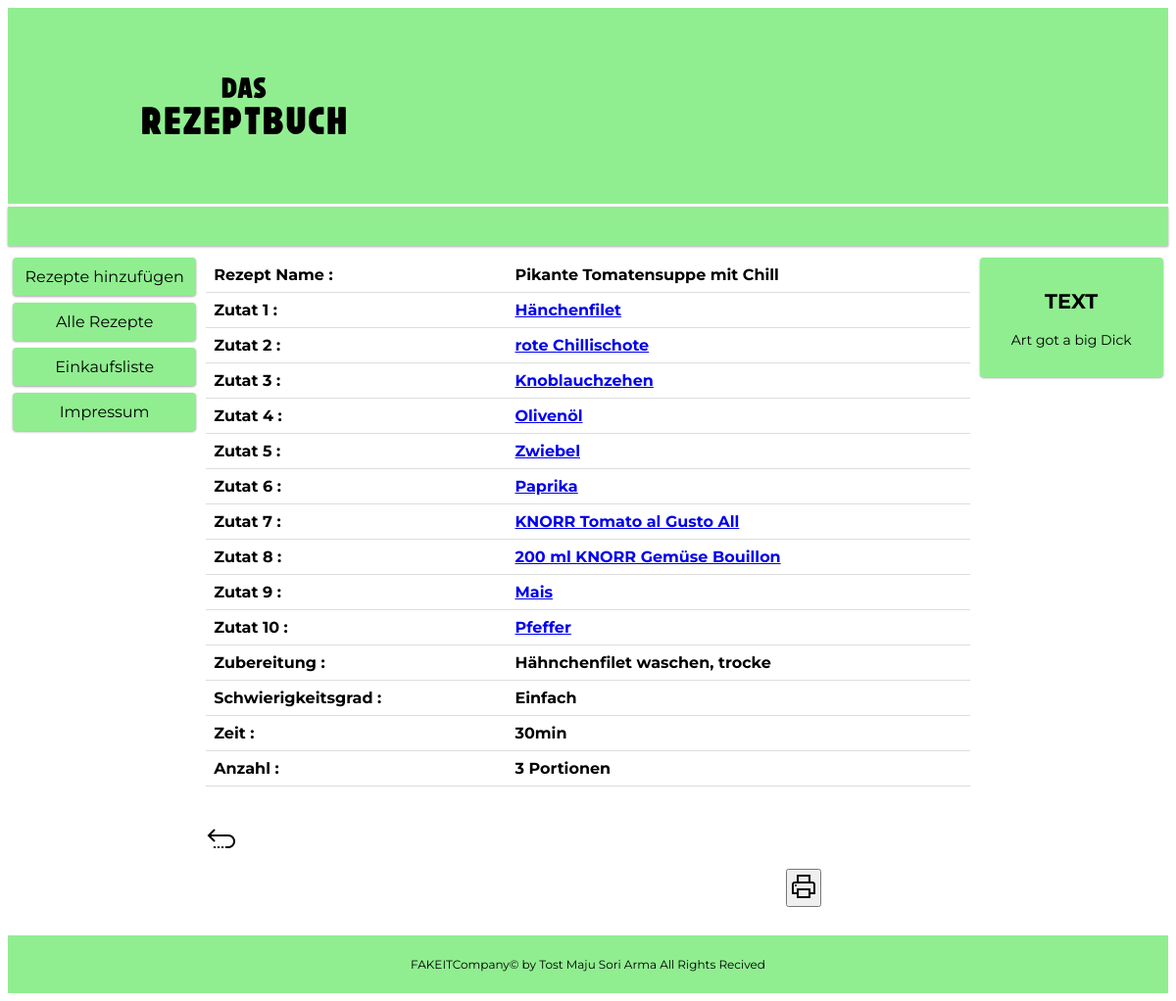
Screenshot of /includes/view.php?id=43 with the database file from the repository.
### tables this page shows
CREATE TABLE `rezepte` (
  `ID` int(11) NOT NULL,
  `namerecipe` varchar(30) NOT NULL,
  `ingredient1` varchar(30) NOT NULL,
  `ingredient2` varchar(30) NOT NULL,
  `ingredient3` varchar(30) NOT NULL,
  `ingredient4` varchar(30) NOT NULL,
  `ingredient5` varchar(30) NOT NULL,
  `ingredient6` varchar(30) NOT NULL,
  `ingredient7` varchar(30) NOT NULL,
  `ingredient8` varchar(30) NOT NULL,
  `ingredient9` varchar(30) NOT NULL,
  `ingredient10` varchar(30) NOT NULL,
  `preparation` varchar(1000) DEFAULT NULL,
  `cathegory1` varchar(30) NOT NULL,
  `cathegory2` varchar(30) NOT NULL,
  `cathegory3` varchar(30) NOT NULL,
  `difficulty` varchar(30) NOT NULL,
  `time` varchar(30) NOT NULL,
  `amount` varchar(30) NOT NULL,
  `source` varchar(30) NOT NULL
);

### includes/view.php (the view, shortened to what this page needs)
<!DOCTYPE html>
<html lang="de">
<head>
    <link rel="stylesheet" type="text/css" href="../style/style.css" />
</head>
<body>
    <div class="header">
        <a href="../index.php"><img src="../images/rezeptbuch_logo-01.svg"></a>
    </div>
    <div class="row">
        <div class=" side_sb col-12 col-s-9">
        </div>
    </div>
    <div class="row">
        <div class="col-2 col-s-3 menu">
            <ul>
            <li onclick="location.href='../Rezeptform.php'">
                <a>Rezepte hinzufügen</a>
            </li>
            <li onclick="location.href='../Alle_Rezepte.php'">
                <a>Alle Rezepte</a>
            </li>
            <li onclick="location.href='../Einkaufsliste.php'">
                <a>Einkaufsliste</a>
            </li>
            <li onclick="location.href='../Impressum.php'">
                <a>Impressum</a>
            </li>
        </ul>
        </div>
        <div class="row col-8 col-s-12" id="printablediv">
        <?php
                $pdo = new PDO('mysql:host=localhost;dbname=rezeptbuch', 'root', '');
                $id = $_GET['id'];
                echo "<table>";
                $sql = "SELECT * FROM rezepte WHERE id =".$id ."";
                    foreach ($pdo->query($sql) as $row) {
                    echo  "<tr><th>Rezept Name : </th><th>" . $row['namerecipe'] ."</th></tr>";
                    echo  "<tr><th>Zutat 1 : </th><th><a href='./ek.php?ingredient=". $row['ingredient1'] ."&id=$id'>" . $row['ingredient1'] ."</th></tr>";
                    echo  "<tr><th>Zutat 2 : </th><th><a href='./ek.php?ingredient=". $row['ingredient2'] ."&id=$id'>" . $row['ingredient2'] ."</th></tr>";
                    echo  "<tr><th>Zutat 3 : </th><th><a href='./ek.php?ingredient=". $row['ingredient3'] ."&id=$id'>" . $row['ingredient3'] ."</th></tr>";
                    echo  "<tr><th>Zutat 4 : </th><th><a href='./ek.php?ingredient=". $row['ingredient4'] ."&id=$id'>" . $row['ingredient4'] ."</th></tr>";
                    echo  "<tr><th>Zutat 5 : </th><th><a href='./ek.php?ingredient=". $row['ingredient5'] ."&id=$id'>" . $row['ingredient5'] ."</th></tr>";
                    echo  "<tr><th>Zutat 6 : </th><th><a href='./ek.php?ingredient=". $row['ingredient6'] ."&id=$id'>" . $row['ingredient6'] ."</th></tr>";
                    echo  "<tr><th>Zutat 7 : </th><th><a href='./ek.php?ingredient=". $row['ingredient7'] ."&id=$id'>" . $row['ingredient7'] ."</th></tr>";
                    echo  "<tr><th>Zutat 8 : </th><th><a href='./ek.php?ingredient=". $row['ingredient8'] ."&id=$id'>" . $row['ingredient8'] ."</th></tr>";
                    echo  "<tr><th>Zutat 9 : </th><th><a href='./ek.php?ingredient=". $row['ingredient9'] ."&id=$id'>" . $row['ingredient9'] ."</th></tr>";
                    echo  "<tr><th>Zutat 10 : </th><th><a href='./ek.php?ingredient=". $row['ingredient10'] ."&id=$id'>" . $row['ingredient10'] ."</th></tr>";
                    echo  "<tr><th>Zubereitung : </th><th>" . $row['preparation'] ."</th></tr>";
                    echo  "<tr><th>Schwierigkeitsgrad : </th><th>" . $row['difficulty'] ."</th></tr>";
                    echo  "<tr><th>Zeit : </th><th>" . $row['time'] ."</th></tr>";
                    echo  "<tr><th>Anzahl : </th><th>" . $row['amount'] ."</th></tr>";
                    }
                    echo "</table>";
            echo "<br>";
            echo "<br>";
            echo "<a href='.././Alle_Rezepte.php'><img class='icon' src='../images/back.png'></a>";
        ?>
        </div>
        <div class="row col-2 col-s-9">
                <div class="aside">
                    <h2>TEXT</h2>
                    <p>Art got a big Dick </p>
                </div>
        </div>
        <div class="row col-8 col-s-12">
        </div>
        <div class="row col-4 col-s-12">
                <button onclick="javascript:printDiv('printablediv')"><img class='icon' src='../images/print.png'></button>
            </div>
    </div>
    <div class="footer">
            <p>FAKEITCompany© by Tost Maju Sori Arma      All Rights Recived</p>
        </div>
</body>
</html>

### style/style.css (style rules this page uses)
* { box-sizing: border-box; padding: 0; font-family: Montserrat, sans-serif; }
html { font-family: "Lucida Sans", sans-serif; background-color: white; }
img { width: auto; margin-left: 0; padding: 0; z-index: -1; float:none; height: 200px; }
.row::after { content: ""; clear: both; display: table; }
[class*="col-"] { float: left; padding: 5px; }
.header { background-color: lightgreen; color: #ffffff; height: 200px; margin-bottom: 3px; }
.header img { width: 600px; height: 100%; padding-right: 10%; margin-top: 0; }
.side_sb { height: 40px; margin-bottom: 7px; background-color: lightgreen; box-shadow: 0 1px 3px rgba(0, 0, 0, 0.12), 0 1px 2px rgba(0, 0, 0, 0.24); }
.menu ul { list-style-type: none; margin: 0; padding: 0; }
.menu li { padding: 10px 0 10px 0; margin-bottom: 7px; background-color: lightgreen; color: black; box-shadow: 0 1px 3px rgba(0, 0, 0, 0.12), 0 1px 2px rgba(0, 0, 0, 0.24); text-align: center; border-radius: 4px; }
.menu li a { text-decoration: none; }
.aside { background-color: lightgreen; padding: 15px; color: black; text-align: center; font-size: 14px; box-shadow: 0 1px 3px rgba(0, 0, 0, 0.12), 0 1px 2px rgba(0, 0, 0, 0.24); border-radius: 4px; }
.footer { background-color: lightgreen; color: black; text-align: center; font-size: 12px; margin-top: 2%; padding: 10px; }
.icon { height:auto; width:auto; }
[class*="col-"] { width: 100%; }
@media only screen and (min-width: 600px) { .col-s-3 { width: 25%; } }
@media only screen and (min-width: 600px) { .col-s-9 { width: 75%; } }
@media only screen and (min-width: 600px) { .col-s-12 { width: 100%; } }
@media only screen and (min-width: 768px) { .col-2 { width: 16.66%; } }
@media only screen and (min-width: 768px) { .col-4 { width: 33.33%; } }
@media only screen and (min-width: 768px) { .col-8 { width: 66.66%; } }
@media only screen and (min-width: 768px) { .col-12 { width: 100%; } }

### includes/view.php (style rules this page uses)
table { border-collapse: collapse; width: 100%; }
th, td { padding: 8px; text-align: left; border-bottom: 1px solid #ddd; }

### rows the page displays
rezepte: namerecipe "Pikante Tomatensuppe mit Chill", ingredient1 "Hänchenfilet", ingredient2 "rote Chillischote", ingredient3 "Knoblauchzehen", ingredient4 "Olivenöl", ingredient5 "Zwiebel", ingredient6 "Paprika", ingredient7 "KNORR Tomato al Gusto All", ingredient8 "200 ml KNORR Gemüse Bouillon", ingredient9 "Mais", ingredient10 "Pfeffer", preparation "Hähnchenfilet waschen, trocke", difficulty "Einfach", time "30min", amount "3 Portionen"
